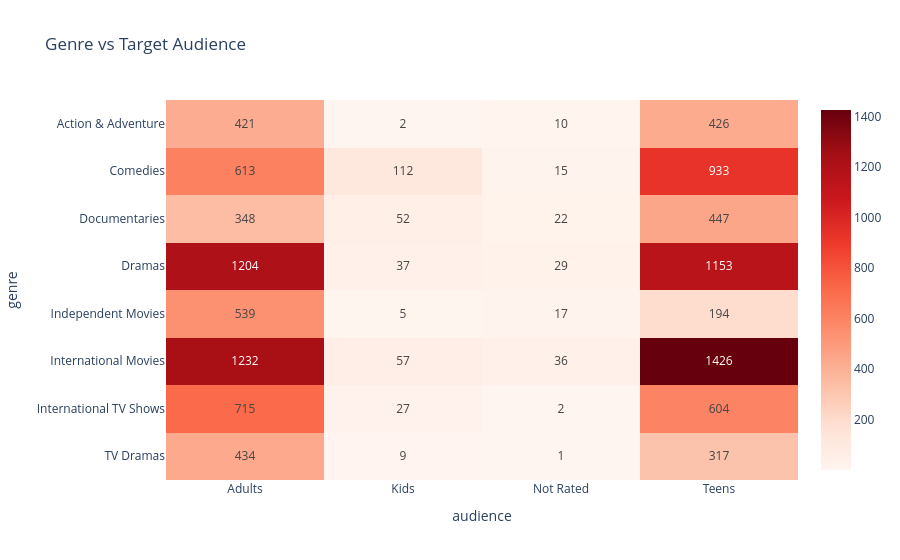

The cell this chart's notebook holds for it:
### Code cell
# أنهي Genres بتستهدف أنهي جمهور
top8 = g["genre"].value_counts().head(8).index
sub = g[g["genre"].isin(top8)]
genre_audience = pd.crosstab(sub["genre"], sub["audience"])

fig = px.imshow(genre_audience, text_auto=True, color_continuous_scale="Reds",
                title="Genre vs Target Audience", aspect="auto")
fig.show()

### Figure 1 — Plotly figure (JSON) as saved in the notebook; plotly's stock layout.template omitted (floating-point values rounded to 4 significant figures)
{"data": [{"coloraxis": "coloraxis", "hovertemplate": "audience: %{x}<br>genre: %{y}<br>color: %{z}<extra></extra>", "name": "0", "texttemplate": "%{z}", "type": "heatmap", "x": ["Adults", "Kids", "Not Rated", "Teens"], "xaxis": "x", "y": ["Action & Adventure", "Comedies", "Documentaries", "Dramas", "Independent Movies", "International Movies", "International TV Shows", "TV Dramas"], "yaxis": "y", "z": [[421, 2, 10, 426], [613, 112, 15, 933], [348, 52, 22, 447], [1204, 37, 29, 1153], [539, 5, 17, 194], [1232, 57, 36, 1426], [715, 27, 2, 604], [434, 9, 1, 317]]}], "layout": {"coloraxis": {"autocolorscale": false, "colorscale": [[0, "rgb(255,245,240)"], [0.125, "rgb(254,224,210)"], [0.25, "rgb(252,187,161)"], [0.375, "rgb(252,146,114)"], [0.5, "rgb(251,106,74)"], [0.625, "rgb(239,59,44)"], [0.75, "rgb(203,24,29)"], [0.875, "rgb(165,15,21)"], [1, "rgb(103,0,13)"]]}, "title": {"text": "Genre vs Target Audience"}, "xaxis": {"anchor": "y", "domain": [0, 1], "title": {"text": "audience"}}, "yaxis": {"anchor": "x", "autorange": "reversed", "domain": [0, 1], "title": {"text": "genre"}}}}
